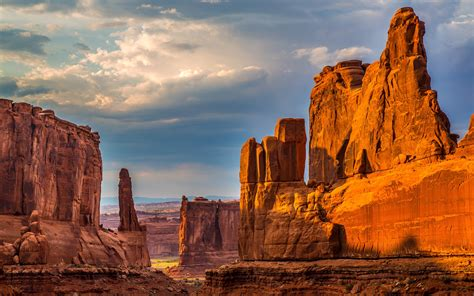
#> input picture examples/rock_canyon.jpg, 474 x 296 px
$ python driver2.py
#> lines starting #> are read from the running program, lines starting #| are printed output that depends on the picture
import numpy as np
import matplotlib.pyplot as plt
#from PIL import image

#from goph547lab00.arrays import (square_ones,)

# 1. Create an array of ones with 3 rows and 5 columns
ones_array = np.ones((3, 5))
print("1. Array of ones (3x5):")
print(ones_array)
print("-" * 30)

# 2. Produce an array of NaN with 6 rows and 3 columns
nan_array = np.full((6, 3), np.nan)
print("2. Array of NaNs (6x3):")
print(nan_array)
print("-" * 30)

# 3. Create a column vector of odd numbers between 44 and 75
# arange(start, stop, step); .reshape(-1, 1) converts the flat array into a column
odd_vector = np.arange(45, 75, 2).reshape(-1, 1)
print("3. Column vector of odd numbers (44-75):")
print(odd_vector)
print("-" * 30)

# 4. Find the sum of the vector produced in #3
vector_sum = np.sum(odd_vector)
print(f"4. Sum of the odd vector: {vector_sum}")
print("-" * 30)

# 5. Produce the array: A = [[5, 7, 2], [1, -2, 3], [4, 4, 4]]
A = np.array([[5, 7, 2], [1, -2, 3], [4, 4, 4]])
print("5. Array A:")
print(A)
print("-" * 30)

# 6. Using a single command, produce the identity array B (3x3)
B = np.eye(3)
print("6. Array B (Identity Matrix):")
print(B)
# 7. Perform element-wise multiplication of the arrays A and B
# This multiplies each element of A by the corresponding element in B.
element_wise = A * B
print("7. Element-wise multiplication (A * B):")
print(element_wise)
print("-" * 30)

# 8. Calculate the dot product (matrix-multiplication) of arrays A and B
# Using the @ operator or np.dot(). Since B is the Identity matrix, the result is A.
dot_product = A @ B
print("8. Dot product / Matrix multiplication (A @ B):")
print(dot_product)
print("-" * 30)

# 9. Calculate the cross product of arrays A and B
# This calculates the cross product for each corresponding row of the matrices.
cross_product = np.cross(A, B)
print("9. Cross product of A and B:")
print(cross_product)
from PIL import Image
import numpy as np
import matplotlib.pyplot as plt

# 10. Load the image
img = np.asarray(Image.open('rock_canyon.jpg'))
#> img is the input picture: shape (296, 474, 3); mean R, G, B 140.6, 100.4, 81.3

# 11. Plot and check shape
plt.imshow(img)
plt.show()
print(f"Original shape: {img.shape}") # Expected: (H, W, 3)
#| Original shape: (296, 474, 3)

# 12. Re-open as grayscale
gray_img = np.asarray(Image.open('rock_canyon.jpg').convert("L"))
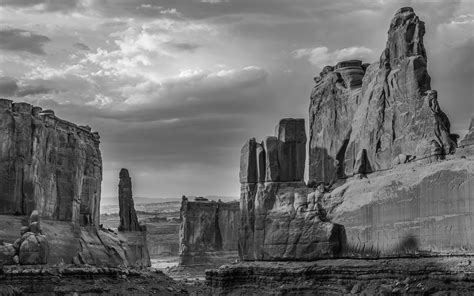
#> gray_img: shape (296, 474); min 3, max 250, mean 110.2
print(f"Grayscale shape: {gray_img.shape}") # Expected: (H, W)
#| Grayscale shape: (296, 474)

#mkdir src
#mkdir src/goph547lab00
#mkdir examples
import os
from goph547lab00 import arrays

# تنظیم مسیر دقیق تصویر
img_path = 'examples/rock_canyon.jpg'

# بررسی وجود فایل برای جلوگیری از خطای FileNotFoundError
if os.path.exists(img_path):
#> (the run stopped early here; a loop or call above may not have finished)
